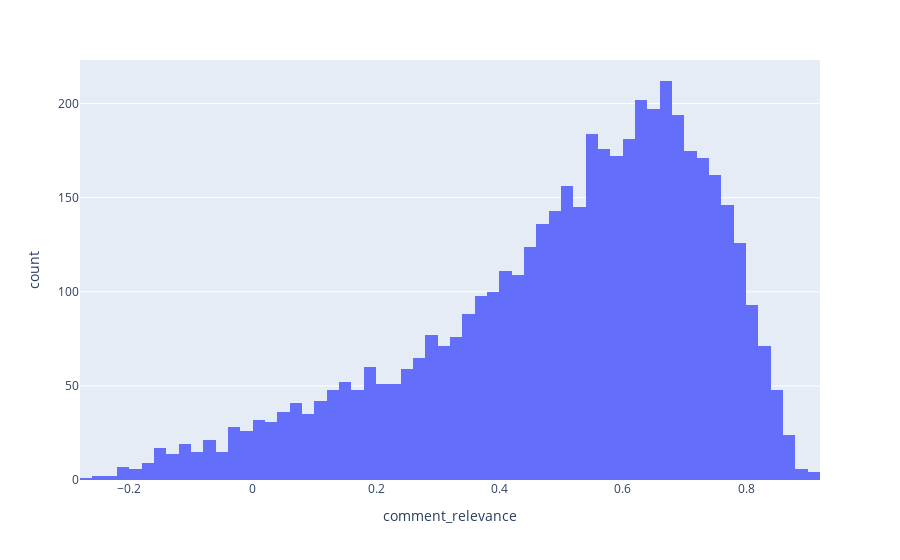

The notebook cell this image was saved under:
### Markdown cell above
### Frequency Distribution of Overall Comment Relevance

### Code cell
fig = px.histogram(res_df, x="comment_relevance")
fig.show()

### Figure 1 — Plotly figure (JSON) as saved in the notebook; plotly's stock layout.template omitted (floating-point values rounded to 4 significant figures; data arrays with more than 128 entries replaced by an {"elided": "..."} marker saying what was removed)
{"data": [{"alignmentgroup": "True", "bingroup": "x", "hovertemplate": "comment_relevance=%{x}<br>count=%{y}<extra></extra>", "legendgroup": "", "marker": {"color": "#636efa", "pattern": {"shape": ""}}, "name": "", "offsetgroup": "", "orientation": "v", "showlegend": false, "type": "histogram", "x": {"elided": "4811 float values"}, "xaxis": "x", "yaxis": "y"}], "layout": {"barmode": "relative", "legend": {"tracegroupgap": 0}, "margin": {"t": 60}, "xaxis": {"anchor": "y", "domain": [0, 1], "title": {"text": "comment_relevance"}}, "yaxis": {"anchor": "x", "domain": [0, 1], "title": {"text": "count"}}}}
